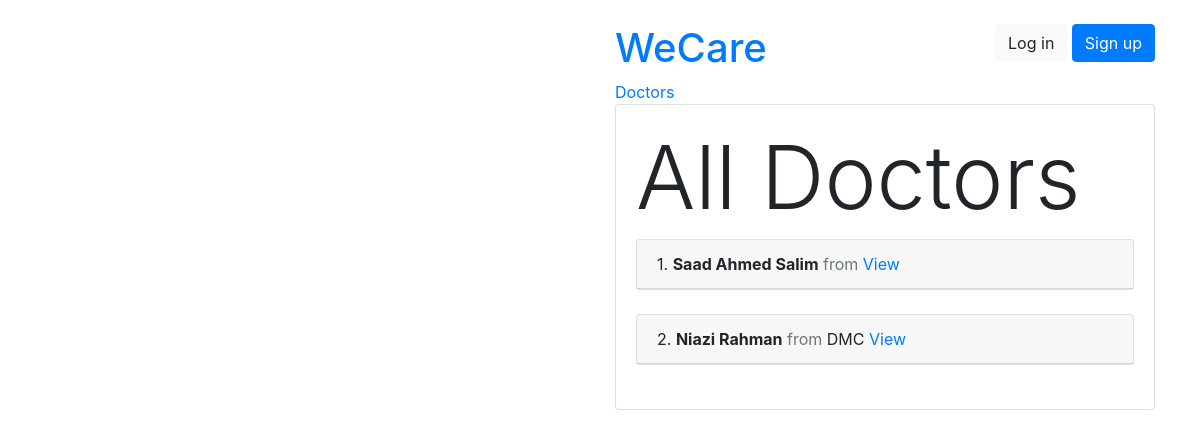
Page /users/doctors/ on the committed database.
### users/models.py (models this page shows, shortened)
class Doctor(models.Model):
    user = models.OneToOneField(User, on_delete=models.CASCADE, primary_key=True)
    SSC_GPA = models.DecimalField(decimal_places=2, max_digits=5, default=0.0)
    HSC_GPA = models.DecimalField(decimal_places=2, max_digits=5, default=0.0)
    BMDC_RegNo = models.CharField(max_length=100, blank=False, null=False)
    MBBS_Session = models.CharField(max_length=100, blank=False, null=False)
    MBBS_Inst = models.CharField(max_length=100, blank=False, null=False)
    PostGrad_details = models.CharField(max_length=255, blank=True, null=True)

class User(AbstractUser):
    is_doctor = models.BooleanField(default=False)
    is_patient = models.BooleanField(default=False)
    NID = models.CharField(max_length=50, blank=False, null=False)
    email = models.CharField(max_length=100)
    age = models.PositiveIntegerField(null=True, blank=True)
    GENDER_CHOICES = (
        ('M', 'Male'),
        ('F', 'Female'),
    )
    gender = models.CharField(max_length=1, choices=GENDER_CHOICES)

### users/views.py (the view)
# urls.py: path('doctors/', DoctorsListView.as_view(), name='doctor_list'),
class DoctorsListView(ListView):
    model = Doctor
    template_name = 'users/doctor_list.html'

### templates/users/doctor_list.html (shortened to what this page needs)
{% extends 'base.html' %}
{% block content %}
<h4 class="display-2">All Doctors</h4>
  {% for doctor in object_list %}
    <div class="card">
      <div class="card-header">
        <span class='text-weight-bold'> {{forloop.counter}}.</span>
        <span class="font-weight-bold">{{doctor.user.first_name}} {{doctor.user.last_name}}</span>
        <span class="text-muted">from </span>
        {{ doctor.MBBS_Inst }}
        <a href="{% url 'doctor_detail' doctor.pk %}"> View </a>
      </div>
    </div>
    <br />
  {% endfor %}
{% endblock %}

### templates/base.html (style rules this page uses)
body { background-image: url("http://18.188.51.176/wp-content/uploads/2019/01/15102113_isolated-1188036_1920.png"); height: 300%; background-position: left top ; background-repeat: no-repeat; background-size: cover; }

### rows in the picture
Doctor: user.first_name "Saad Ahmed", user.last_name "Salim"
Doctor: user.first_name "Niazi", user.last_name "Rahman", MBBS_Inst "DMC"
